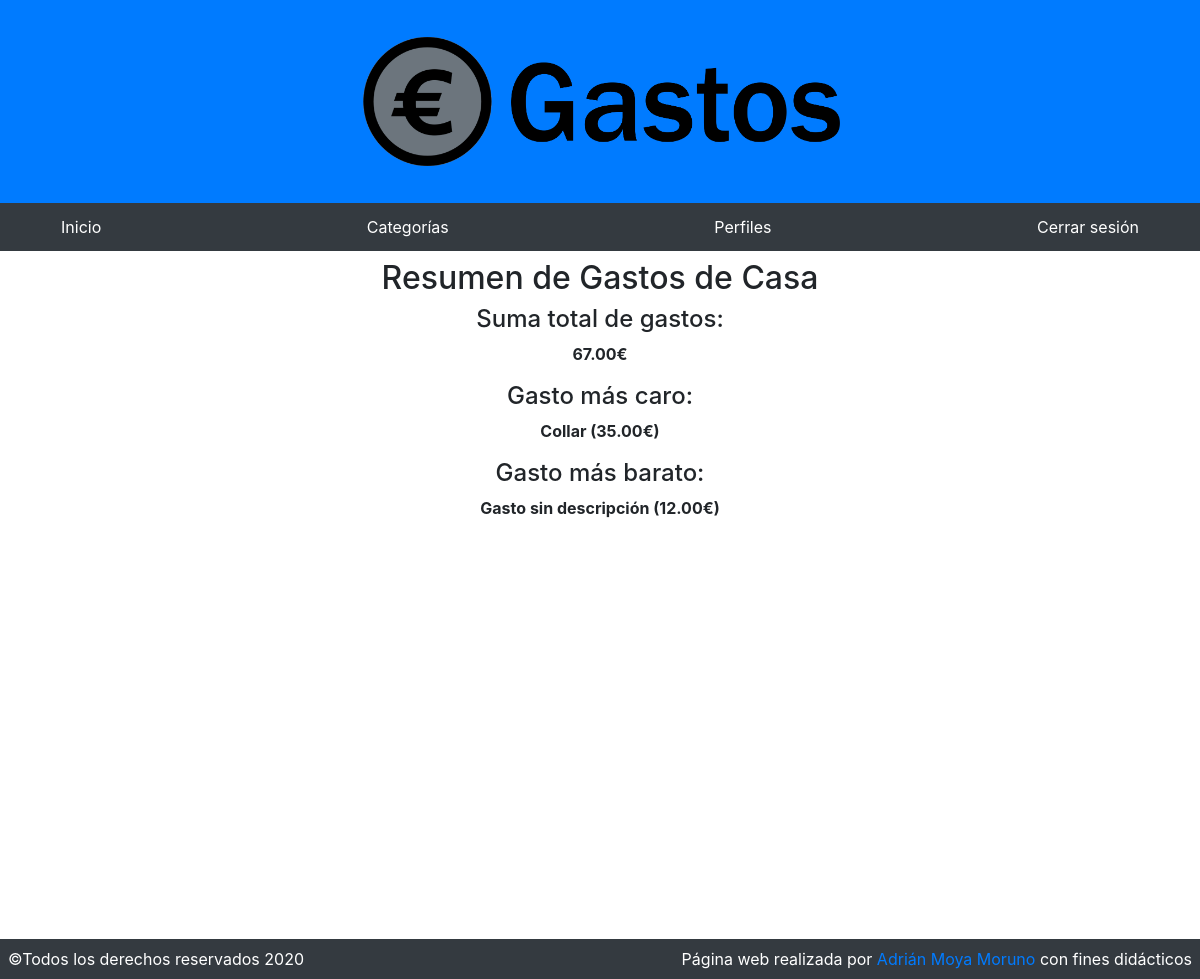
The app's page /resumen/19 (signed in) with its own data.
### mainGastos/models.py (models this page shows, shortened)
class Perfiles(models.Model):
    usuario = models.ForeignKey(
        settings.AUTH_USER_MODEL,
        on_delete=models.CASCADE,
    )
    nombre = models.CharField(max_length=150)
    fecha_de_creacion = models.DateField(auto_now_add=True)

class Gastos(models.Model):
    fk_id_categoria = models.ForeignKey(Categorias,on_delete=models.CASCADE,null = True)
    fk_id_perfil = models.ForeignKey(Perfiles,on_delete=models.CASCADE, null = True)
    descripción = models.CharField(max_length=200,null=True,blank=True)
    precio = models.DecimalField(max_digits=8, decimal_places=2)
    fecha = models.DateField()
    def __str__(self):
        if( self.descripción == None):
            return "Gasto sin descripción ("+str(self.precio)+"€)"
        return self.descripción+" ("+str(self.precio)+"€)"

### mainGastos/views.py (the view)
# urls.py: path('resumen/<int:plk>',resumen,name="resumen")
def resumen(request,plk):
    perfil = Perfiles.objects.get(id=plk)
    isOwner = False
    userOfProfile = perfil.usuario
    if (request.user == userOfProfile):
        isOwner = True
    try:
        informacion = {}
        informacion['nombre_perfil'] = perfil.nombre
        informacion['gasto_total'] = obtener_gasto_total_y_mensual(perfil)[1]
        informacion['mas_caro'] = obtener_gasto_mas_caro(perfil)
        informacion['mas_barato'] = obtener_gasto_mas_barato(perfil)
        return render(request, 'mainGastos/resumen.html',{'isOwner':isOwner,'informacion': informacion})
    except:
        return render(request, 'mainGastos/resumen.html',{'isOwner':isOwner,'informacion': None,'plk':plk})

### mainGastos/functions.py (called while the page is built)
def obtener_gasto_total_y_mensual(perfil):
    mesActual = obtenerMes()
    agnoActual = obtenerAgno()
    gastos = Gastos.objects.filter(fk_id_perfil=perfil)
    gasto_total = 0
    gasto_mensual = 0
    for gasto in gastos:
        gasto_total += gasto.precio
        g_mes = gasto.fecha.strftime("%m")
        g_agno = gasto.fecha.strftime("%Y")
        if g_mes == mesActual and g_agno == agnoActual:
            gasto_mensual += gasto.precio
    return [str(gasto_mensual),str(gasto_total)]

def obtenerMes():
    return datetime.today().strftime("%m")

def obtenerAgno():
    return datetime.today().strftime("%Y")

def obtener_gasto_mas_caro(perfil):
    gasto = Gastos.objects.filter(fk_id_perfil=perfil)
    g = gasto.aggregate(Max('precio'))
    max_gasto = Gastos.objects.filter(precio=g['precio__max'] , fk_id_perfil=perfil)[0]
    return str(max_gasto)

def obtener_gasto_mas_barato(perfil):
    gasto = Gastos.objects.filter(fk_id_perfil=perfil)
    g = gasto.aggregate(Min('precio'))
    pr = g['precio__min']
    min_gasto = Gastos.objects.filter(precio=pr , fk_id_perfil=perfil)[0]
    return min_gasto

### templates/mainGastos/resumen.html
{% extends '../base.html' %}
{% block content %}
    <div class="row">
        <div class="col">
            {% if user.is_authenticated %}
                {% if isOwner %}
                    {% if informacion %}
                        <h2 class="text-center">Resumen de {{informacion.nombre_perfil}}</h3>
                        <h4 class="text-center">Suma total de gastos:</h5>
                        <p class="text-center"><b>{{informacion.gasto_total}}€</b></p>
                        <h4 class="text-center">Gasto más caro:</h5>
                        <p class="text-center"><b>{{informacion.mas_caro}}</b></p>
                        <h4 class="text-center">Gasto más barato:</h4>
                        <p class="text-center"><b>{{informacion.mas_barato}}</b></p>
                    {% else %}
                        <p class="text-center">Todavía no se han añadido gastos bajo este perfil.</p>
                        <p class="text-center">Puedes añadir uno nuevo haciendo click <a href="/control/l/{{plk}}/gastos/nuevo">aquí</a></p>
                    {% endif %}
                {% else %}
                    <p>Lo sentimos, pero la web que buscas no se ha encontrado.</p>
                {%endif%}
            {% else %}
                <h2>Bienvenido a la aplicación Gastos</h2>
                <p class="mt-3" style="color:gray;font-size:0.85rem;">Aún no has iniciado sesión, puedes iniciar sesión haciendo click <a href='{% url "login" %}'>aquí</a></p>
            {% endif %}
        </div>
    </div>
{% endblock %}

### records on screen
Perfiles: nombre_perfil "Gastos de Casa"
Gastos: mas_barato "Gasto sin descripción (12.00€)"

### other values on screen
{{ informacion.gasto_total }} "67.00"
{{ informacion.mas_caro }} "Collar (35.00€)"
